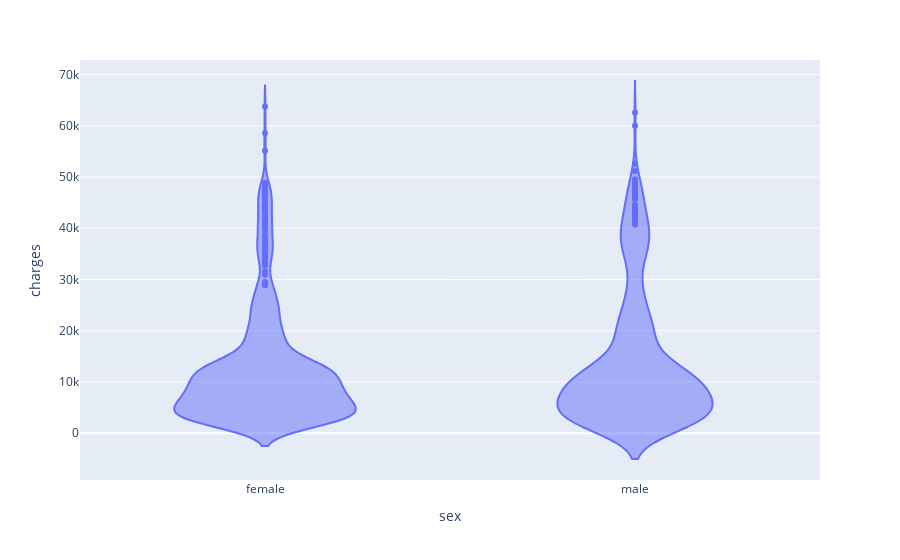

The notebook cell saved with this chart:
### Code cell
px.violin(df, x='sex', y = 'charges')

### Figure 1 — Plotly figure (JSON) as saved in the notebook; plotly's stock layout.template omitted (floating-point values rounded to 4 significant figures; data arrays with more than 128 entries replaced by an {"elided": "..."} marker saying what was removed)
{"data": [{"alignmentgroup": "True", "box": {"visible": false}, "hovertemplate": "sex=%{x}<br>charges=%{y}<extra></extra>", "legendgroup": "", "marker": {"color": "#636efa"}, "name": "", "offsetgroup": "", "orientation": "v", "scalegroup": "True", "showlegend": false, "type": "violin", "x": {"elided": "1338 str values"}, "x0": " ", "xaxis": "x", "y": {"elided": "1338 float values"}, "y0": " ", "yaxis": "y"}], "layout": {"legend": {"tracegroupgap": 0}, "margin": {"t": 60}, "violinmode": "group", "xaxis": {"anchor": "y", "domain": [0, 1], "title": {"text": "sex"}}, "yaxis": {"anchor": "x", "domain": [0, 1], "title": {"text": "charges"}}}}
